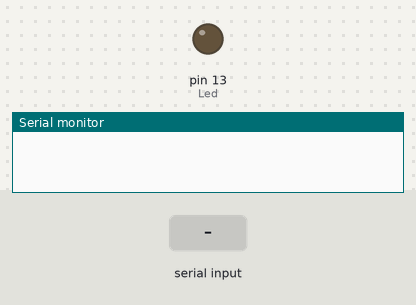
This sketch was run on a simulated Arduino Uno, built with avr-gcc and run on an emulated ATmega328P. Parts: output pins drawn as LEDs (lit = HIGH), the last lines printed to the serial monitor. The test bench sets the inputs (shaded band).

Above: at 1.2 s.
1.3 s: "1" received over Serial
At 2.3 s:
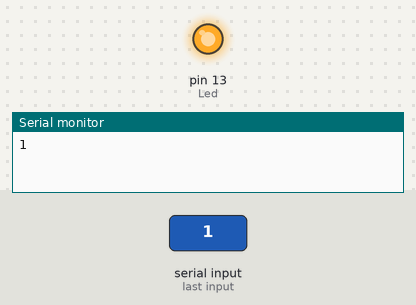
2.8 s: "0" received over Serial
At 3.4 s:
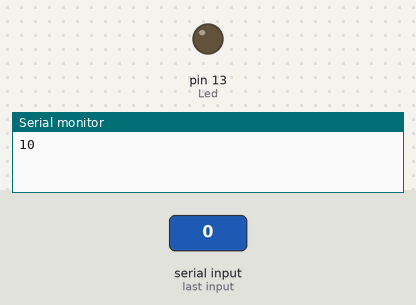
Timing chart, 0 to 5.8 s (numbered marks = the images above; inputs shaded):
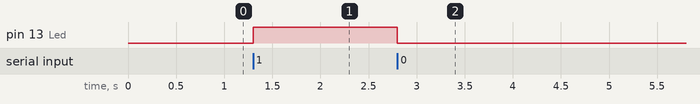

The sketch:

sketch_oct05a.ino
```cpp
int Led = 13;

void setup() {
  Serial.begin(9600);
  pinMode(Led, OUTPUT);

}

void loop() {
  if (Serial.available() > 0){
    char mensagem = Serial.read();
    Serial.print(mensagem);
    // == ele compara um valor com o outro
    if (mensagem == '1')
    {
    digitalWrite(Led, HIGH);}

    else
    {digitalWrite(Led, LOW);}
  }

}
```

Measured:
- after the input at 1.3 s, pin 13 (Led): LOW → HIGH at once
- after the input at 2.8 s, pin 13 (Led): HIGH → LOW at once
